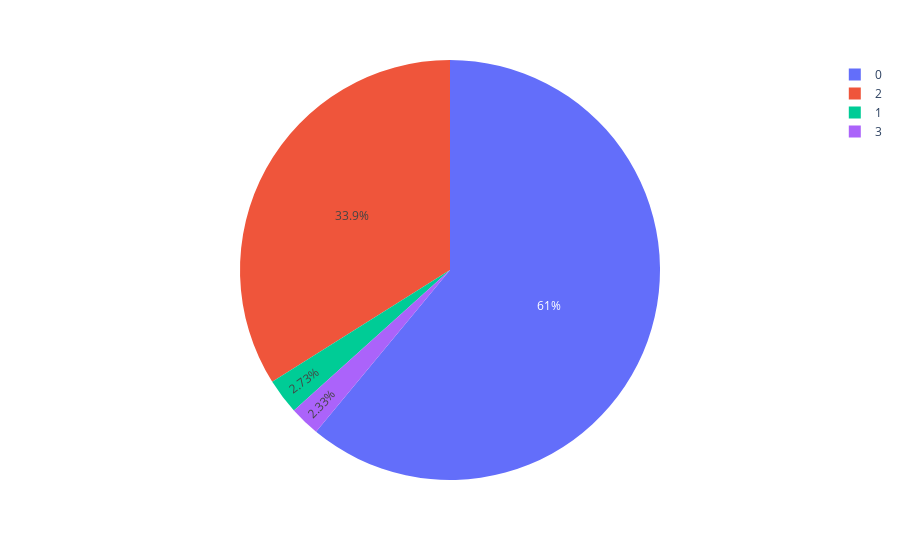

This figure's notebook cell:
### Code cell
pie = clusters.groupby('label').size().reset_index()
pie.columns = ['label','value']
px.pie(pie,values ='value',names ='label')

### Figure 1 — Plotly figure (JSON) as saved in the notebook; plotly's stock layout.template omitted (floating-point values rounded to 4 significant figures)
{"data": [{"domain": {"x": [0, 1], "y": [0, 1]}, "hovertemplate": "label=%{label}<br>value=%{value}<extra></extra>", "labels": [0, 1, 2, 3], "legendgroup": "", "name": "", "showlegend": true, "type": "pie", "values": [1250217, 55873, 695422, 47768]}], "layout": {"legend": {"tracegroupgap": 0}, "margin": {"t": 60}}}
